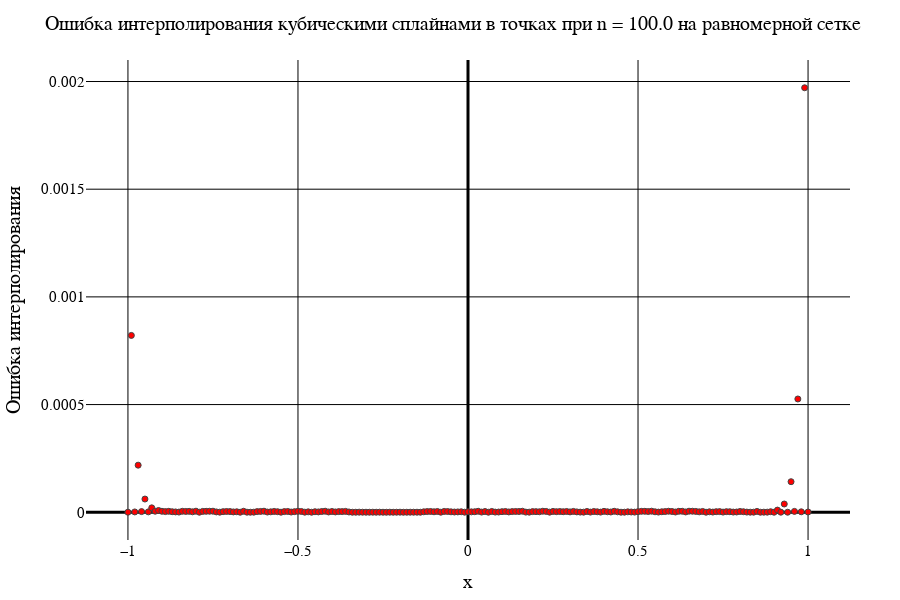

The notebook cell saved with this chart:
### Code cell
data3[2]

### Figure 1 — Plotly figure (JSON) as saved in the notebook; plotly's stock layout.template omitted (floating-point values rounded to 4 significant figures; data arrays with more than 128 entries replaced by an {"elided": "..."} marker saying what was removed)
{"data": [{"marker": {"color": "red", "line": {"width": 1}, "showline": true}, "mode": "markers", "type": "scatter", "x": {"elided": "201 float values"}, "y": {"elided": "201 float values"}}], "layout": {"coloraxis": {"outlinecolor": "black"}, "font": {"color": "black", "family": "Times New Roman"}, "height": 600, "margin": {"b": 50, "l": 50, "r": 50, "t": 60}, "paper_bgcolor": "white", "plot_bgcolor": "white", "title": {"autosize": false, "font": {"color": "black", "family": "Times New Roman", "size": 20}, "paper_bgcolor": "red", "text": "Ошибка интерполирования кубическими сплайнами в точках при n = 100.0 на равномерной сетке"}, "width": 900, "xaxis": {"color": "black", "gridcolor": "black", "gridwidth": 1, "tickfont": {"size": 15}, "title": {"font": {"color": "black", "family": "Times New Roman", "size": 20}, "text": "x"}, "zerolinecolor": "black", "zerolinewidth": 3}, "yaxis": {"exponentformat": "power", "gridcolor": "black", "gridwidth": 1, "tickfont": {"size": 15}, "title": {"font": {"color": "black", "family": "Times New Roman", "size": 20}, "text": "Ошибка интерполирования"}, "zerolinecolor": "black", "zerolinewidth": 3}}}
